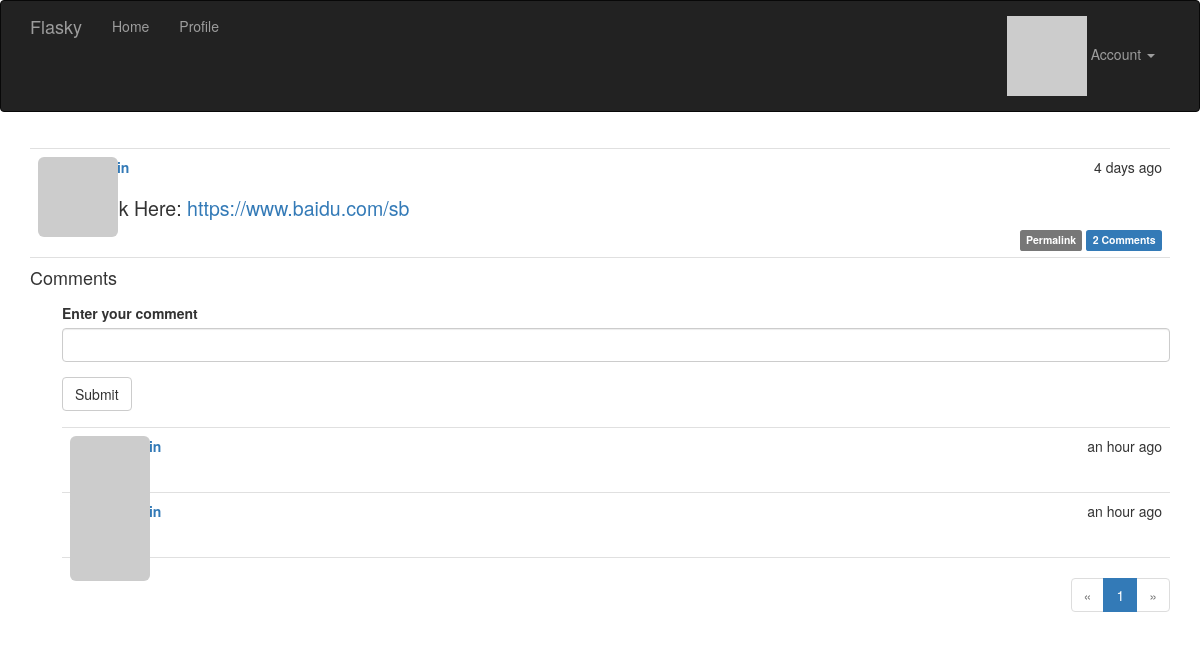
/post/212 (signed in), run on the app's committed database.
### app/models.py (models this page shows, shortened)
class Post(db.Model):
    __tablename__ = "posts"
    id = db.Column(db.Integer, primary_key=True)
    body = db.Column(db.Text)
    timestamp = db.Column(db.DateTime, index=True, default=datetime.utcnow)
    author_id = db.Column(db.Integer, db.ForeignKey("users.id"))
    body_html = db.Column(db.Text)
    comments = db.relationship("Comment", backref="post", lazy="dynamic")

class Comment(db.Model):
    __tablename__ = "comments"
    id = db.Column(db.Integer, primary_key=True)
    body = db.Column(db.Text)
    body_html = db.Column(db.Text)
    timestamp = db.Column(db.DateTime, index=True, default=datetime.utcnow)
    disabled = db.Column(db.Boolean)
    author_id = db.Column(db.Integer, db.ForeignKey("users.id"))
    post_id = db.Column(db.Integer, db.ForeignKey("posts.id"))

### app/main/views.py (the view)
@main.route("/post/<int:id>", methods=["GET", "POST"])
def post(id):
    post = Post.query.get_or_404(id)
    form = CommentForm()
    if form.validate_on_submit():
        comment = Comment(body=form.body.data, post=post, author=current_user._get_current_object())
        db.session.add(comment)
        flash("Your comment has been published.")
        return redirect(url_for("main.post", id=post.id, page=-1))
    page = request.args.get("page", 1, type=int)
    if page == -1:
        page = (post.comments.count() - 1) // current_app.config["FLASKY_COMMENTS_PER_PAGE"] + 1
    pagination = post.comments.order_by(Comment.timestamp.asc()).paginate(page, per_page=current_app.config[
        "FLASKY_COMMENTS_PER_PAGE"], error_out=False)
    comments = pagination.items
    return render_template("post.html", posts=[post], form=form, comments=comments, pagination=pagination)

### app/main/forms.py
class CommentForm(FlaskForm):
    body = StringField("Enter your comment", validators=[DataRequired()])
    submit = SubmitField("Submit")

### app/auth/views.py (called while the page is built)
@auth.before_app_request
def before_request():
    if current_user.is_authenticated:
        current_user.ping()
        if not current_user.confirmed \
                and request.endpoint[:5] != "auth." \
                and request.endpoint != "static":
            return redirect(url_for("auth.unconfirmed"))

### app/main/__init__.py (called while the page is built)
@main.app_context_processor
def inject_permissions():
    return dict(Permission=Permission)

### app/models.py (called while the page is built)
@login_manager.user_loader
def load_user(user_id):
    return User.query.get(int(user_id))

    def can(self, permissions):
        return self.role is not None and \
               (self.role.permissions & permissions) == permissions

    def is_administrator(self):
        return self.can(Permission.ADMINISTER)

    def ping(self):
        self.last_seen = datetime.utcnow()
        db.session.add(self)

    def gravatar(self, size=100, default="retro", rating="g"):
        if request.is_secure:
            url = "https://secure.gravatar.com/avatar"
        else:
            url = "http://www.gravatar.com/avatar"
        hash = self.avatar_hash or hashlib.md5(self.email.encode("utf-8")).hexdigest()
        return '{url}/{hash}?s={size}&d={default}&r={rating}'.format(url=url, hash=hash,
                                                                     size=size, default=default,
                                                                     rating=rating)

### app/templates/post.html (shortened to what this page needs)
{% extends "base.html" %}
{% import "bootstrap/wtf.html" as wtf %}
{% import "_macros.html" as macros %}
{% block page_content %}
    {% include '_posts.html' %}
    <h4 id="comments">Comments</h4>
    {% if current_user.can(Permission.COMMENT) %}
        <div class="comment-form">
            {{ wtf.quick_form(form) }}
        </div>
    {% endif %}
    {% include '_comments.html' %}
    {% if pagination %}
        <div class="pagination">
            {{ macros.pagination_widget(pagination, '.post', fragment='#comments', id=posts[0].id) }}
        </div>
    {% endif %}
{% endblock %}

### app/templates/_posts.html (shortened to what this page needs)
<ul class="posts">
    {% for post in posts %}
        <li class="post">
            <div class="post-thumbnail">
                <a href="{{ url_for('main.user',username=post.author.username) }}">
                    <img class="img-rounded profile-thumbnail" src="{{ post.author.gravatar(size=40) }}"/>
                </a>
            </div>
            <div class="post-content">
                <div class="post-date">{{ moment(post.timestamp).fromNow() }}</div>
                <div class="post-author"><a
                        href="{{ url_for('main.user',username=post.author.username) }}">{{ post.author.username }}</a>
                </div>
                <div class="post-body">
                    {% if post.body_html %}
                        {{ post.body_html | safe }}
                    {% else %}
                        {{ post.body }}
                    {% endif %}
                </div>
                <div class="post-footer">
                    <a href="{{ url_for('main.post',id=post.id) }}">
                        <span class="label label-default">Permalink</span>
                    </a>
                    <a href="{{ url_for('main.post',id= post.id) }}#comments">
                        <span class="label label-primary">{{ post.comments.count() }} Comments</span>
                    </a>
                </div>
            </div>
        </li>
    {% endfor %}
</ul>

### app/templates/_comments.html (shortened to what this page needs)
<ul class="comments">
    {% for comment in comments %}
        <li class="comment">
            <div class="comment-thumbnail">
                <a href="{{ url_for('main.user',username = comment.author.username) }}">
                    <img class="img-rounded profile-thumbnail" src="{{ comment.author.gravatar(size=40) }}">
                </a>
            </div>
            <div class="comment-content">
                <div class="comment-date">{{ moment(comment.timestamp).fromNow() }}</div>
                <div class="comment-author"><a href="{{ url_for('main.user',username= comment.author.username) }}">
                    {{ comment.author.username }}</a>
                </div>
                <div class="comment-body">
                </div>
            </div>
        </li>
    {% endfor %}
</ul>

### app/static/styles.css (style rules this page uses)
.profile-thumbnail { position: absolute; }
ul.posts { list-style-type: none; padding: 0px; margin: 16px 0px 0px 0px; border-top: 1px solid #e0e0e0; }
ul.posts li.post { padding: 8px; border-bottom: 1px solid #e0e0e0; }
div.post-date { float: right; }
div.post-author { font-weight: bold; }
div.post-thumbnail { position: absolute; }
div.post-content { margin-left: 48px; min-height: 48px; }
div.post-footer { text-align: right; }
div.pagination { width: 100%; text-align: right; padding: 0px; margin: 0px; }
.post-body h1 { font-size: 140%; }
ul.comments { list-style-type: none; padding: 0px; margin: 16px 0px 0px 0px; }
ul.comments li.comment { margin-left: 32px; padding: 8px; border-bottom: 1px solid #e0e0e0; }
ul.comments li.comment:nth-child(1) { border-top: 1px solid #e0e0e0; }
div.comment-date { float: right; }
div.comment-author { font-weight: bold; }
div.comment-thumbnail { position: absolute; }
div.comment-content { margin-left: 48px; min-height: 48px; }
div.comment-form { margin: 16px 0px 16px 32px; }

### data on the page
Post: timestamp "4 days ago", body_html "Look Here: https://www.baidu.com/sb", comments.count "2"
Comment: timestamp "an hour ago"
Comment: timestamp "an hour ago"

### other printed values
{{ p }} "1"
